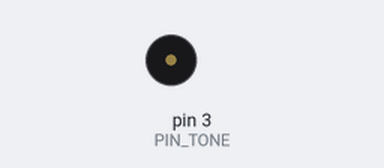
The sketch below on a simulated Arduino Uno, built with avr-gcc and run on an emulated ATmega328P. Shown: buzzer (waves = sounding).

Above: at 1.65 s.
Timing chart, 0 to 40.0 s (numbered marks = the images above):
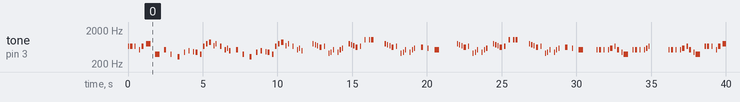

Measured:
- by itself, tone on pin 3 (PIN_TONE): plays 659 Hz for 0.08 s, 659 Hz for 0.15 s, 659 Hz for 0.08 s, 523 Hz for 0.08 s, 659 Hz for 0.15 s, 784 Hz for 0.30 s … (137 notes in this stretch)

The sketch:

Mario.ino
```cpp
//http://themushroomkingdom.net/stuff/sheet_smb_over1.jpg
//http://themushroomkingdom.net/stuff/sheet_smb_over2.jpg
//http://themushroomkingdom.net/stuff/sheet_smb_over3.jpg

// Vitaliy Sorokovikov 2017
// mailto:ramer-mobile@yandex.ru

#define TEMPO 10
#define NOTELATENCY 5
#define DURATION_BITS 2
#define NOTE_BITS 6
#define PIN_TONE 3

uint16_t note[] = { 0,262,330,392,415,440,466,494,523,587,622,659,698,740,784,880,1047 }; // Hz
byte duration[] = { 20,15,30,60 }; // 1/10 of necessary tempo
byte melodyphrase = 0;
byte phraseposition = 0;
bool playing = false;
uint32_t timeplayer = millis();

//mario phrases data
//byte m[] = {75,139,75,64,72,139,206,195,136,64,67,128,130,64,69,64,71,64,70,133,3,11,14,143,76,78,64,75,64,72,73,71,128,136,64,67,128,130,64,69,64,71,64,70,133,3,11,14,143,76,78,64,75,64,72,73,71,128,128,78,77,76,138,75,64,68,69,72,64,69,72,73,128,78,77,76,138,75,64,80,64,80,144,128,128,78,77,76,138,75,64,68,69,72,64,69,72,73,128,138,64,73,128,200,192,128,78,77,76,138,75,64,68,69,72,64,69,72,73,128,78,77,76,138,75,64,80,64,80,144,128,128,78,77,76,138,75,64,68,69,72,64,69,72,73,128,138,64,73,128,200,192,72,136,72,64,72,137,75,136,69,195,72,136,72,64,72,73,75,192,192,72,136,72,64,72,137,75,136,69,195,75,139,75,64,72,139,206,195,136,64,67,128,130,64,69,64,71,64,70,133,3,11,14,143,76,78,64,75,64,72,73,71,128,136,64,67,128,130,64,69,64,71,64,70,133,3,11,14,143,76,78,64,75,64,72,73,71,128,75,136,67,128,132,69,140,76,197,7,15,15,15,14,12,75,136,69,195,75,136,67,128,132,69,140,76,197,71,140,76,12,11,9,72,131,67,193,75,136,67,128,132,69,140,76,197,7,15,15,15,14,12,75,136,69,195,75,136,67,128,132,69,140,76,197,71,140,76,12,11,9,72,131,67,193,72,136,72,64,72,137,75,136,69,195,72,136,72,64,72,73,75,192,192,72,136,72,64,72,137,75,136,69,195,75,139,75,64,72,139,206,195,75,136,67,128,132,69,140,76,197,7,15,15,15,14,12,75,136,69,195,75,136,67,128,132,69,140,76,197,71,140,76,12,11,9,72,131,67,193,0}; // whole melody
byte mI[] = { 75,139,75,64,72,139,206,195,0 };
byte mA[] = { 136,64,67,128,130,64,69,64,71,64,70,133,3,11,14,143,76,78,64,75,64,72,73,71,128,0 };
byte mBa[] = { 128,78,77,76,138,75,64,68,69,72,64,69,72,73,0 };
byte mBb[] = { 128,78,77,76,138,75,64,80,64,80,144,128,0 };
byte mBc[] = { 128,138,64,73,128,200,192,0 };
byte mCa[] = { 72,136,72,64,72,137,75,136,69,195,0 };
byte mCb[] = { 72,136,72,64,72,73,75,192,192,0 };
byte mCc[] = { 75,139,75,64,72,139,206,195,0 };
byte mDa[] = { 75,136,67,128,132,69,140,76,197,0 };
byte mDb[] = { 7,15,15,15,14,12,75,136,69,195,0 };
byte mDc[] = { 71,140,76,12,11,9,72,131,67,193,0 };

// mario phrases order: I A A Ba Bb Ba Bc Ba Bb Ba Bc Ca Cb Ca Cc A A Da Db Da Dc Da Db Da Dc Ca Cb Ca Cc Da Db Da Dc
// data-type must be pointer-lenght
uint16_t melody[] = { &mI,&mA,&mA,&mBa,&mBb,&mBa,&mBc,&mBa,&mBb,&mBa,&mBc,&mCa,&mCb,&mCa,&mCc,&mA,&mA,&mDa,&mDb,&mDa,&mDc,&mDa,&mDb,&mDa,&mDc,&mCa,&mCb,&mCa,&mCc,&mDa,&mDb,&mDa,&mDc,0 };

void setup() {
  playing = true;
}

void loop() {
  if (playing && millis() > timeplayer) {
    play(melody[melodyphrase]);
    if (melody[melodyphrase] == 0) { playing = false; melodyphrase = 0; phraseposition = 0; }
  }
}

void play(byte* phrase) {
  //[duration|  note  ]
  //[_2_bits_|_6_bits_]
  if (phrase[phraseposition] == 0) { melodyphrase++; phraseposition = 0; return; }
  byte n = (phrase[phraseposition]); n <<= DURATION_BITS; n >>= DURATION_BITS;
  byte d = (phrase[phraseposition]); d >>= NOTE_BITS;
  if (n == 0) { // pause
    timeplayer = millis() + (duration[d] * TEMPO);
  }
  else { // play only first 100 ms of note = stacatto
    tone(PIN_TONE, note[n], duration[d] * NOTELATENCY);
    timeplayer = millis() + duration[d] * TEMPO;
  }
  phraseposition++;
}
```
